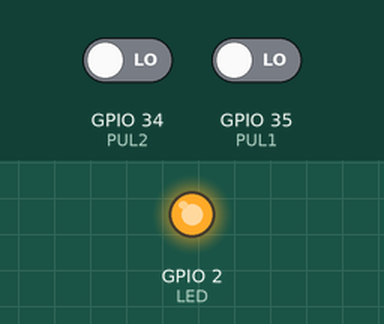
The sketch below on a simulated ESP32. On the bench: output pins drawn as LEDs (lit = HIGH). Dashed ring = blinking. The test bench sets the inputs (shaded band); at power-on: GPIO 34 (PUL2) LOW, GPIO 35 (PUL1) LOW.

Above: at 1.2 s.
1.3 s: GPIO 34 (PUL2) driven HIGH
At 1.85 s:
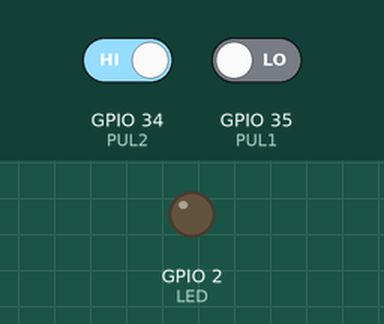
4.3 s: GPIO 35 (PUL1) driven HIGH
At 4.55 s:
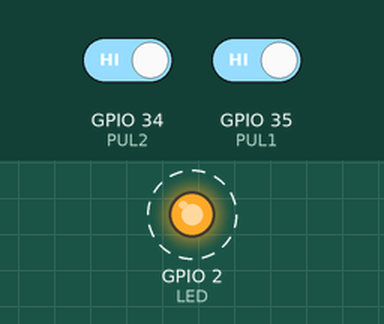
Timing chart, 0 to 13.3 s (numbered marks = the images above; inputs shaded):
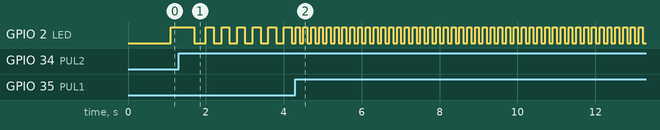

Measured:
- by itself, GPIO 2 (LED): alternates HIGH for 0.10 s and LOW for 0.10 s

The sketch:

4-controlar-velocidad-led.ino
```cpp
#define LED 2
#define PUL1 35
#define PUL2 34

int tiempo = 1000;
int tiempoAnt = 0;

void setup() {
  // put your setup code here, to run once:
  pinMode(LED, OUTPUT);
  pinMode(PUL2, INPUT);
  pinMode(PUL1, INPUT);
  tiempoAnt = millis();
}


void loop() {
  // put your main code here, to run repeatedly:
  if (digitalRead(PUL1)) tiempo += 100;
  if (digitalRead(PUL2)) tiempo -= 100;

  if (tiempo>2000) tiempo=2000;
  if (tiempo<0) tiempo=100;

  if ( (millis()-tiempoAnt) > tiempo)
  {
    digitalWrite(LED,!digitalRead(LED));
    tiempoAnt= millis();
  }

  delay(100);
}
```
